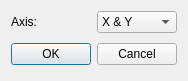
<?xml version="1.0" encoding="UTF-8"?>
<ui version="4.0">
 <class>edgeDetectionDialog</class>
 <widget class="QDialog" name="edgeDetectionDialog">
  <property name="geometry">
   <rect>
    <x>0</x>
    <y>0</y>
    <width>182</width>
    <height>80</height>
   </rect>
  </property>
  <property name="windowTitle">
   <string>Apply edge detection</string>
  </property>
  <layout class="QGridLayout" name="gridLayout">
   <item row="0" column="0">
    <layout class="QVBoxLayout" name="verticalLayout">
     <item>
      <layout class="QHBoxLayout" name="horizontalLayout_2">
       <item>
        <widget class="QLabel" name="axisLabel">
         <property name="text">
          <string>Axis:</string>
         </property>
        </widget>
       </item>
       <item>
        <widget class="QComboBox" name="axisBox">
         <item>
          <property name="text">
           <string>X &amp; Y</string>
          </property>
         </item>
         <item>
          <property name="text">
           <string>X</string>
          </property>
         </item>
         <item>
          <property name="text">
           <string>Y</string>
          </property>
         </item>
        </widget>
       </item>
      </layout>
     </item>
    </layout>
   </item>
   <item row="1" column="0">
    <layout class="QHBoxLayout">
     <property name="spacing">
      <number>6</number>
     </property>
     <property name="leftMargin">
      <number>0</number>
     </property>
     <property name="topMargin">
      <number>0</number>
     </property>
     <property name="rightMargin">
      <number>0</number>
     </property>
     <property name="bottomMargin">
      <number>0</number>
     </property>
     <item>
      <spacer>
       <property name="orientation">
        <enum>Qt::Horizontal</enum>
       </property>
       <property name="sizeHint" stdset="0">
        <size>
         <width>131</width>
         <height>31</height>
        </size>
       </property>
      </spacer>
     </item>
     <item>
      <widget class="QPushButton" name="okButton">
       <property name="text">
        <string>OK</string>
       </property>
      </widget>
     </item>
     <item>
      <widget class="QPushButton" name="cancelButton">
       <property name="text">
        <string>Cancel</string>
       </property>
      </widget>
     </item>
    </layout>
   </item>
  </layout>
 </widget>
 <resources/>
 <connections>
  <connection>
   <sender>okButton</sender>
   <signal>clicked()</signal>
   <receiver>edgeDetectionDialog</receiver>
   <slot>accept()</slot>
   <hints>
    <hint type="sourcelabel">
     <x>278</x>
     <y>253</y>
    </hint>
    <hint type="destinationlabel">
     <x>96</x>
     <y>254</y>
    </hint>
   </hints>
  </connection>
  <connection>
   <sender>cancelButton</sender>
   <signal>clicked()</signal>
   <receiver>edgeDetectionDialog</receiver>
   <slot>reject()</slot>
   <hints>
    <hint type="sourcelabel">
     <x>369</x>
     <y>253</y>
    </hint>
    <hint type="destinationlabel">
     <x>179</x>
     <y>282</y>
    </hint>
   </hints>
  </connection>
 </connections>
</ui>
